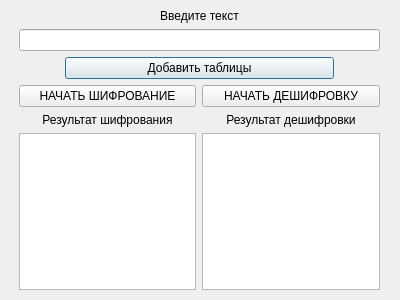
<?xml version="1.0" encoding="UTF-8"?>
<ui version="4.0">
 <class>Winston</class>
 <widget class="QDialog" name="Winston">
  <property name="geometry">
   <rect>
    <x>0</x>
    <y>0</y>
    <width>400</width>
    <height>300</height>
   </rect>
  </property>
  <property name="windowTitle">
   <string>Шифр Уитстона</string>
  </property>
  <widget class="QWidget" name="gridLayoutWidget">
   <property name="geometry">
    <rect>
     <x>19</x>
     <y>9</y>
     <width>361</width>
     <height>281</height>
    </rect>
   </property>
   <layout class="QGridLayout" name="gridLayout">
    <item row="2" column="1" colspan="2">
     <widget class="QPushButton" name="pushButton_3">
      <property name="text">
       <string>Добавить таблицы</string>
      </property>
     </widget>
    </item>
    <item row="2" column="0">
     <spacer name="horizontalSpacer">
      <property name="orientation">
       <enum>Qt::Horizontal</enum>
      </property>
      <property name="sizeType">
       <enum>QSizePolicy::Fixed</enum>
      </property>
      <property name="sizeHint" stdset="0">
       <size>
        <width>40</width>
        <height>20</height>
       </size>
      </property>
     </spacer>
    </item>
    <item row="2" column="3">
     <spacer name="horizontalSpacer_2">
      <property name="orientation">
       <enum>Qt::Horizontal</enum>
      </property>
      <property name="sizeType">
       <enum>QSizePolicy::Fixed</enum>
      </property>
      <property name="sizeHint" stdset="0">
       <size>
        <width>40</width>
        <height>20</height>
       </size>
      </property>
     </spacer>
    </item>
    <item row="6" column="0" colspan="2">
     <widget class="QTextBrowser" name="textBrowser"/>
    </item>
    <item row="6" column="2" colspan="2">
     <widget class="QTextBrowser" name="textBrowser_2"/>
    </item>
    <item row="3" column="2" colspan="2">
     <widget class="QPushButton" name="pushButton">
      <property name="text">
       <string>НАЧАТЬ ДЕШИФРОВКУ</string>
      </property>
     </widget>
    </item>
    <item row="3" column="0" colspan="2">
     <widget class="QPushButton" name="pushButton_2">
      <property name="text">
       <string>НАЧАТЬ ШИФРОВАНИЕ</string>
      </property>
     </widget>
    </item>
    <item row="1" column="0" colspan="4">
     <widget class="QLineEdit" name="lineEdit">
      <property name="sizePolicy">
       <sizepolicy hsizetype="Expanding" vsizetype="Fixed">
        <horstretch>0</horstretch>
        <verstretch>0</verstretch>
       </sizepolicy>
      </property>
     </widget>
    </item>
    <item row="4" column="2" colspan="2">
     <widget class="QLabel" name="label_2">
      <property name="text">
       <string>Результат дешифровки</string>
      </property>
      <property name="alignment">
       <set>Qt::AlignCenter</set>
      </property>
     </widget>
    </item>
    <item row="4" column="0" colspan="2">
     <widget class="QLabel" name="label">
      <property name="text">
       <string>Результат шифрования</string>
      </property>
      <property name="alignment">
       <set>Qt::AlignCenter</set>
      </property>
     </widget>
    </item>
    <item row="0" column="0" colspan="4">
     <widget class="QLabel" name="label_3">
      <property name="text">
       <string>Введите текст</string>
      </property>
      <property name="alignment">
       <set>Qt::AlignCenter</set>
      </property>
     </widget>
    </item>
   </layout>
  </widget>
 </widget>
 <resources/>
 <connections/>
</ui>
